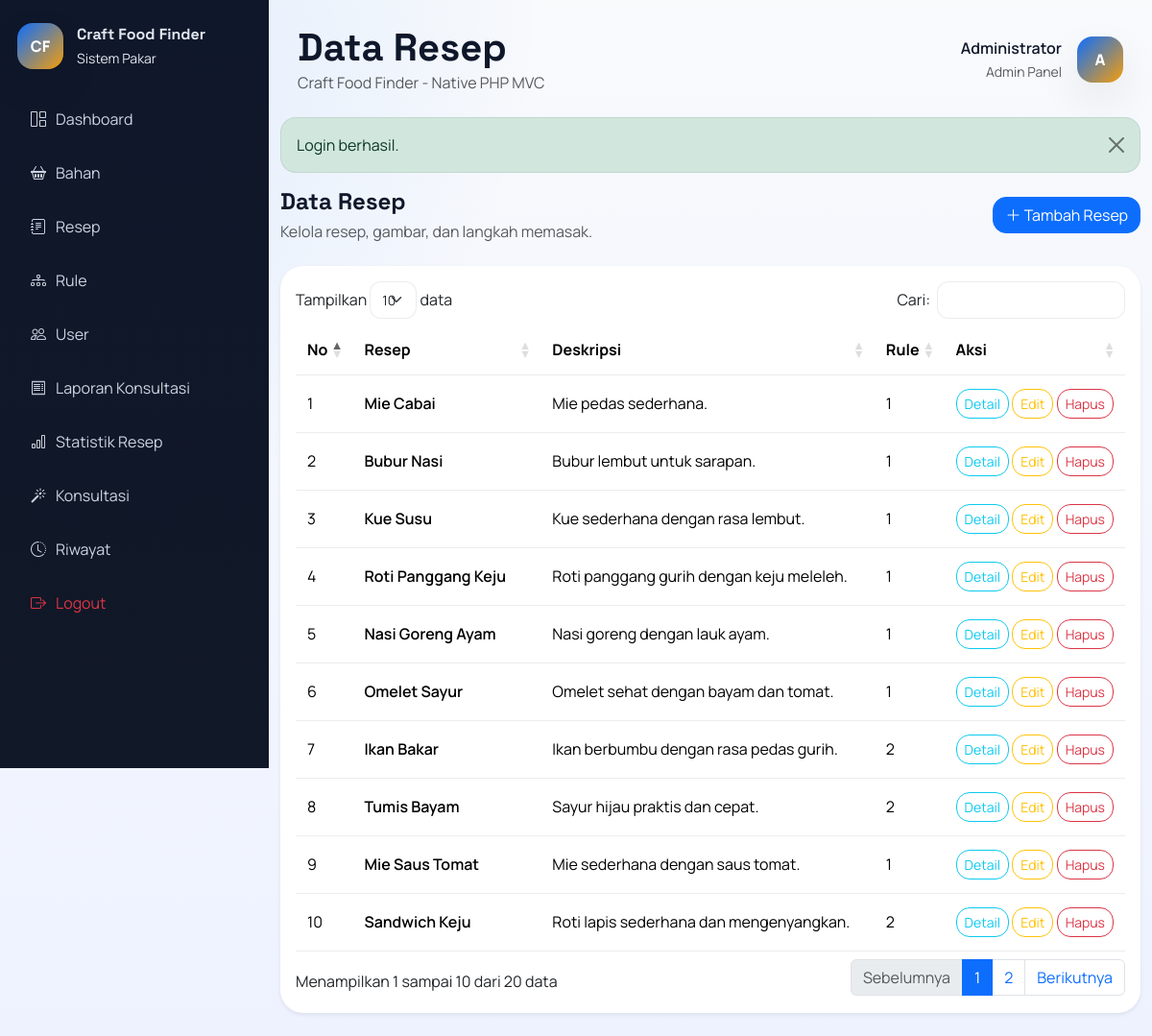
Screenshot of /index.php?route=recipe/index (signed in) with the database file from the repository.
### tables this page shows
CREATE TABLE recipes (
    id INT AUTO_INCREMENT PRIMARY KEY,
    nama_resep VARCHAR(150) NOT NULL,
    deskripsi TEXT NULL,
    langkah_memasak TEXT NOT NULL,
    gambar VARCHAR(255) NULL
);

### app/core/BaseController.php (called while the page is built, shortened)
<?php
class BaseController
{
    protected function render(string $view, array $data = [], string $layout = 'user'): void
    {
        extract($data);
        $viewFile = __DIR__ . '/../../views/' . $view . '.php';
        require $viewFile;
    }
}

### app/controllers/RecipeController.php (called while the page is built, shortened)
<?php
class RecipeController extends BaseController
{
    public function index(): void
    {
        $this->render('admin/recipes/index', [
            'title' => 'Data Resep',
            'recipes' => $this->recipeModel->allWithRulesCount(),
        ], 'admin');
    }
}

### public/index.php (called while the page is built, shortened)
<?php
$route = $_GET['route'] ?? '';
[$controllerSegment, $action] = array_pad(explode('/', $route, 2), 2, 'index');
$controller = new $controllerName();
$action = $action ?: 'index';
$controller->{$action}();

### app/config/config.php (called while the page is built, shortened)
<?php
return [
    'app_name' => 'Craft Food Finder',
    'app_url' => rtrim((string) (getenv('APP_URL') ?: 'http://localhost:8080'), '/'),
    'session_name' => 'craft_food_finder_session',
    'db_host' => getenv('DB_HOST') ?: 'mysql',
    'db_port' => getenv('DB_PORT') ?: '3306',
    'db_name' => getenv('DB_DATABASE') ?: 'craft_food_finder',
    'db_user' => getenv('DB_USERNAME') ?: 'root',
    'db_pass' => getenv('DB_PASSWORD') ?: 'secret',
    'db_charset' => 'utf8mb4',
    'upload_dir' => __DIR__ . '/../../public/assets/uploads',
    'upload_url' => '/assets/uploads',
];

### app/config/database.php (called while the page is built, shortened)
<?php
function db(): PDO
{
    static $pdo = null;
    if ($pdo instanceof PDO) {
        return $pdo;
    }
    $config = require __DIR__ . '/config.php';
    $dsn = sprintf(
        'mysql:host=%s;port=%s;dbname=%s;charset=%s',
        $config['db_host'],
        $config['db_port'],
        $config['db_name'],
        $config['db_charset']
    );
    $pdo = new PDO($dsn, $config['db_user'], $config['db_pass'], [
        PDO::ATTR_ERRMODE => PDO::ERRMODE_EXCEPTION,
        PDO::ATTR_DEFAULT_FETCH_MODE => PDO::FETCH_ASSOC,
        PDO::ATTR_EMULATE_PREPARES => false,
    ]);
    return $pdo;
}

### app/helpers.php (called while the page is built, shortened)
<?php
function config(string $key, mixed $default = null): mixed
{
    global $config;
    return $config[$key] ?? $default;
}
function e(mixed $value): string
{
    return htmlspecialchars((string) $value, ENT_QUOTES, 'UTF-8');
}
function route_url(string $route = ''): string
{
    $base = rtrim(config('app_url', 'http://localhost:8080'), '/');
    return $base . '/index.php?route=' . $route;
}

### app/core/BaseModel.php (called while the page is built, shortened)
<?php
class BaseModel
{
    public function __construct()
    {
        $this->pdo = db();
    }
}

### app/models/RecipeModel.php (called while the page is built, shortened)
<?php
class RecipeModel extends BaseModel
{
    public function allWithRulesCount(): array
    {
        $stmt = $this->pdo->query('SELECT r.*, COUNT(DISTINCT ru.id) AS rule_total FROM recipes r LEFT JOIN rules ru ON ru.recipe_id = r.id GROUP BY r.id ORDER BY r.id DESC');
        return $stmt->fetchAll();
    }
}

### views/admin/recipes/index.php (the view)
<div class="d-flex justify-content-between align-items-center mb-4">
    <div>
        <h2 class="h4 fw-bold mb-1">Data Resep</h2>
        <p class="text-muted mb-0">Kelola resep, gambar, dan langkah memasak.</p>
    </div>
    <a href="<?= route_url('recipe/create') ?>" class="btn btn-primary"><i class="bi bi-plus-lg"></i> Tambah Resep</a>
</div>
<div class="card shadow-sm border-0">
    <div class="card-body">
        <div class="table-responsive">
            <table class="table table-hover align-middle data-table">
                <thead>
                    <tr>
                        <th>No</th>
                        <th>Resep</th>
                        <th>Deskripsi</th>
                        <th>Rule</th>
                        <th>Aksi</th>
                    </tr>
                </thead>
                <tbody>
                    <?php foreach ($recipes as $index => $recipe): ?>
                        <tr>
                            <td><?= $index + 1 ?></td>
                            <td class="fw-semibold"><?= e($recipe['nama_resep']) ?></td>
                            <td><?= e($recipe['deskripsi'] ?: '-') ?></td>
                            <td><?= e((string) $recipe['rule_total']) ?></td>
                            <td class="text-nowrap">
                                <a href="<?= route_url('recipe/show&id=' . $recipe['id']) ?>" class="btn btn-sm btn-outline-info">Detail</a>
                                <a href="<?= route_url('recipe/edit&id=' . $recipe['id']) ?>" class="btn btn-sm btn-outline-warning">Edit</a>
                                <a href="<?= route_url('recipe/delete&id=' . $recipe['id']) ?>" class="btn btn-sm btn-outline-danger btn-delete">Hapus</a>
                            </td>
                        </tr>
                    <?php endforeach; ?>
                </tbody>
            </table>
        </div>
    </div>
</div>

### public/css/style.css (style rules this page uses)
:root { --bg: #f5f7fb; --surface: #ffffff; --surface-2: #0f172a; --primary: #0d6efd; --primary-2: #1d4ed8; --accent: #f59e0b; --text: #0f172a; --muted: #64748b; --border: rgba(15, 23, 42, 0.08); --shadow: 0 18px 45px rgba(15, 23, 42, 0.08); }
* { box-sizing: border-box; }
body { margin: 0; font-family: 'Manrope', 'Segoe UI', sans-serif; background: radial-gradient(circle at top left, rgba(13, 110, 253, 0.12), transparent 35%), linear-gradient(180deg, #f8fafc 0%, #eef2ff 100%); color: var(--text); }
h1, h2, h3, h4, h5, .navbar-brand, .brand-title { font-family: 'Space Grotesk', 'Segoe UI', sans-serif; }
a { text-decoration: none; }
.card, .table, .form-control, .form-select, .list-group-item, .alert { border-color: var(--border) !important; }
.card { border-radius: 24px; }
.table > :not(caption) > * > * { padding: 14px 12px; }
.btn { border-radius: 14px; }

### rows the page displays
recipes: nama_resep "Mie Cabai", deskripsi "Mie pedas sederhana.", rule_total "1"
recipes: nama_resep "Bubur Nasi", deskripsi "Bubur lembut untuk sarapan.", rule_total "1"
recipes: nama_resep "Kue Susu", deskripsi "Kue sederhana dengan rasa lembut.", rule_total "1"
recipes: nama_resep "Roti Panggang Keju", deskripsi "Roti panggang gurih dengan keju meleleh.", rule_total "1"
recipes: nama_resep "Nasi Goreng Ayam", deskripsi "Nasi goreng dengan lauk ayam.", rule_total "1"
recipes: nama_resep "Omelet Sayur", deskripsi "Omelet sehat dengan bayam dan tomat.", rule_total "1"
recipes: nama_resep "Ikan Bakar", deskripsi "Ikan berbumbu dengan rasa pedas gurih.", rule_total "2"
recipes: nama_resep "Tumis Bayam", deskripsi "Sayur hijau praktis dan cepat.", rule_total "2"
recipes: nama_resep "Mie Saus Tomat", deskripsi "Mie sederhana dengan saus tomat.", rule_total "1"
recipes: nama_resep "Sandwich Keju", deskripsi "Roti lapis sederhana dan mengenyangkan.", rule_total "2"

### other values shown
config('app_name') "Craft Food Finder"
$title "Data Resep"
auth_user()['nama'] "Administrator"
substr((string) (auth_user()['nama'] ?? 'A'), 0, 1) "A"
$message "Login berhasil."
